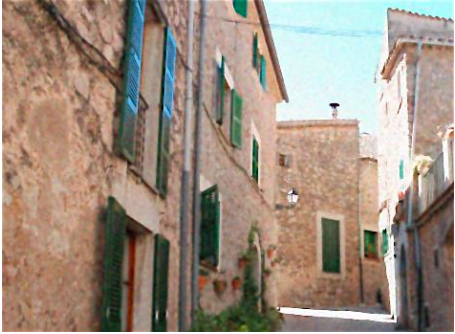
#> input picture Agentes Inteligentes/data/NoisyTown.png, 455 x 334 px
$ jupyter execute --allow-errors DenoisingIntegralImage.ipynb
#> lines starting #> are read from the running program, lines starting #| are printed output that depends on the picture
[cell 1]
import numpy as np
import cv2
import matplotlib.pyplot as plt

[cell 2]
img = cv2.imread("data/NoisyTown.png", cv2.IMREAD_GRAYSCALE)
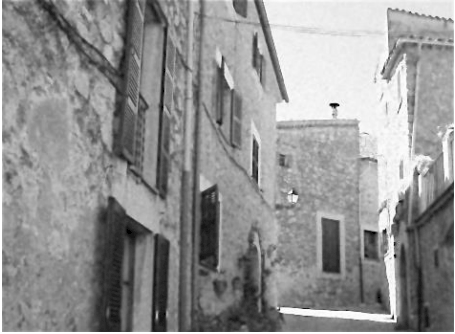
#> img: shape (334, 455); min 0, max 255, mean 146.2
plt.imshow(img, cmap = "gray")
img = img/255
img.shape
#> Out = (334, 455)

[cell 3]
x, y = 400, 8
patches = []
showPatch = img.copy()
showPatch[0 + y: 5 + y, 0 + x: 5 + x] = 0
#> showPatch: shape (334, 455) float64; min 0, max 1, mean 0.573
patches.append(img[0 + y: 5 + y, 0 + x: 5 + x].copy())
plt.imshow(showPatch, cmap = 'gray')

[cell 4]
iImg = np.zeros_like(img)
for i in range(img.shape[0]):
    for j in range(img.shape[1]):
        s = img[i, j]
        if i: s += iImg[i - 1][j]
        if j: s += iImg[i][j - 1]
        if j and i: s -= iImg[i - 1, j - 1]
        iImg[i, j] = s
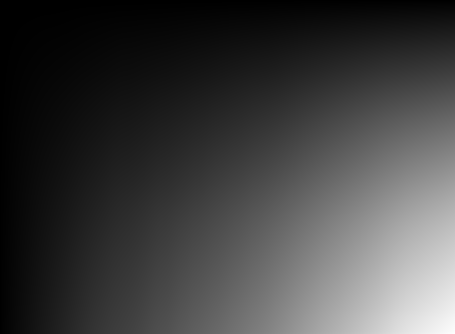
#> iImg: shape (334, 455) float64; min 1, max 87157.8, mean 21876.9; drawn with min black and max white
plt.imshow(iImg, cmap = "gray")

$ run again, with Agentes Inteligentes/data/GirlFace.png copied over Agentes Inteligentes/data/NoisyTown.png
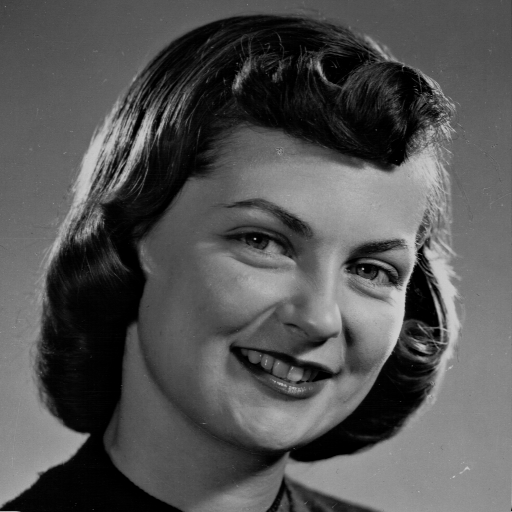
#> input picture Agentes Inteligentes/data/GirlFace.png, 512 x 512 px
#> img is the input picture: shape (512, 512); min 0, max 207, mean 83.6
#> showPatch: shape (512, 512) float64; min 0, max 0.812, mean 0.328
#> after the loop `for i in range(img.shape[0]):`:
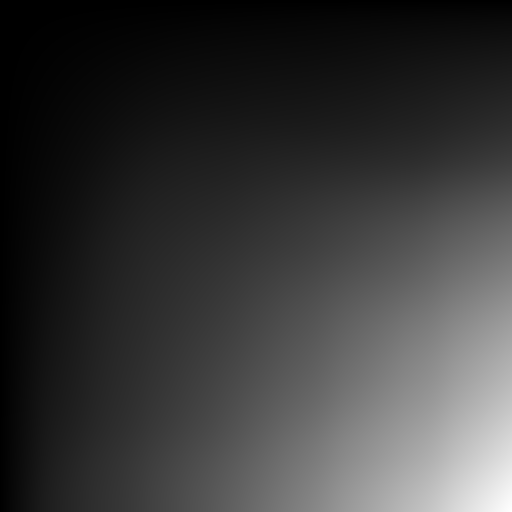
#> iImg: shape (512, 512) float64; min 0.255, max 85893.3, mean 19390.1; drawn with min black and max white
